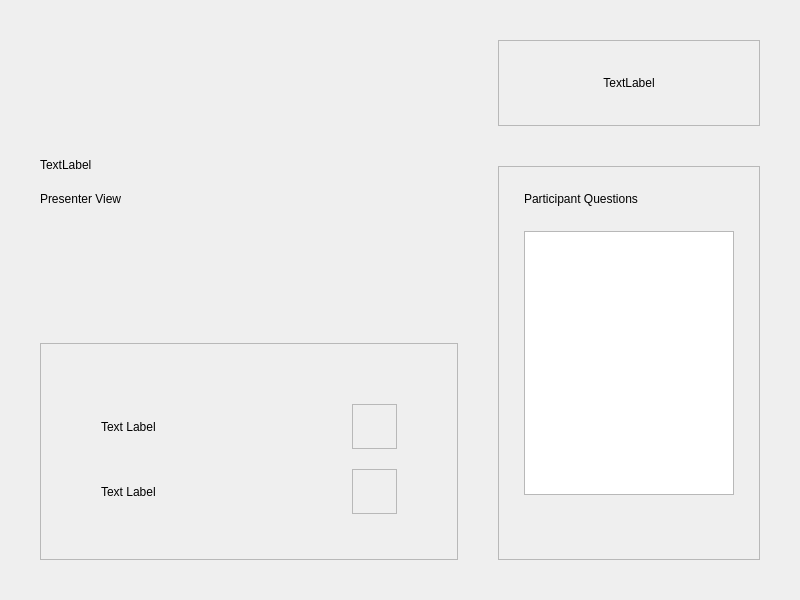
<?xml version="1.0" encoding="UTF-8"?>
<ui version="4.0">
 <class>MainWindow</class>
 <widget class="QMainWindow" name="MainWindow">
  <property name="geometry">
   <rect>
    <x>0</x>
    <y>0</y>
    <width>800</width>
    <height>600</height>
   </rect>
  </property>
  <property name="windowTitle">
   <string>MainWindow</string>
  </property>
  <widget class="QWidget" name="centralwidget">
   <layout class="QHBoxLayout" name="horizontalLayout" stretch="8,5">
    <property name="spacing">
     <number>40</number>
    </property>
    <property name="leftMargin">
     <number>40</number>
    </property>
    <property name="topMargin">
     <number>40</number>
    </property>
    <property name="rightMargin">
     <number>40</number>
    </property>
    <property name="bottomMargin">
     <number>40</number>
    </property>
    <item>
     <layout class="QVBoxLayout" name="left_plane" stretch="0,0,0">
      <property name="spacing">
       <number>20</number>
      </property>
      <item>
       <widget class="QLabel" name="title">
        <property name="text">
         <string>TextLabel</string>
        </property>
        <property name="alignment">
         <set>Qt::AlignBottom|Qt::AlignLeading|Qt::AlignLeft</set>
        </property>
       </widget>
      </item>
      <item>
       <widget class="QLabel" name="subtitle">
        <property name="text">
         <string>Presenter View</string>
        </property>
        <property name="alignment">
         <set>Qt::AlignLeading|Qt::AlignLeft|Qt::AlignTop</set>
        </property>
       </widget>
      </item>
      <item>
       <widget class="QFrame" name="chart_frame">
        <property name="frameShape">
         <enum>QFrame::StyledPanel</enum>
        </property>
        <property name="frameShadow">
         <enum>QFrame::Raised</enum>
        </property>
        <layout class="QGridLayout" name="gridLayout">
         <property name="leftMargin">
          <number>15</number>
         </property>
         <property name="topMargin">
          <number>15</number>
         </property>
         <property name="rightMargin">
          <number>15</number>
         </property>
         <property name="bottomMargin">
          <number>15</number>
         </property>
         <property name="verticalSpacing">
          <number>0</number>
         </property>
         <item row="1" column="0">
          <layout class="QGridLayout" name="legend" columnstretch="0,0">
           <property name="leftMargin">
            <number>45</number>
           </property>
           <property name="topMargin">
            <number>45</number>
           </property>
           <property name="rightMargin">
            <number>45</number>
           </property>
           <property name="bottomMargin">
            <number>30</number>
           </property>
           <property name="horizontalSpacing">
            <number>15</number>
           </property>
           <property name="verticalSpacing">
            <number>20</number>
           </property>
           <item row="0" column="0">
            <widget class="QLabel" name="legend_label_primary">
             <property name="text">
              <string>Text Label</string>
             </property>
             <property name="alignment">
              <set>Qt::AlignLeading|Qt::AlignLeft|Qt::AlignVCenter</set>
             </property>
            </widget>
           </item>
           <item row="0" column="1">
            <widget class="QFrame" name="legend_colour_primary">
             <property name="sizePolicy">
              <sizepolicy hsizetype="Fixed" vsizetype="Fixed">
               <horstretch>0</horstretch>
               <verstretch>0</verstretch>
              </sizepolicy>
             </property>
             <property name="minimumSize">
              <size>
               <width>45</width>
               <height>45</height>
              </size>
             </property>
             <property name="maximumSize">
              <size>
               <width>45</width>
               <height>45</height>
              </size>
             </property>
             <property name="frameShape">
              <enum>QFrame::StyledPanel</enum>
             </property>
             <property name="frameShadow">
              <enum>QFrame::Raised</enum>
             </property>
            </widget>
           </item>
           <item row="1" column="0">
            <widget class="QLabel" name="legend_label_secondary">
             <property name="text">
              <string>Text Label</string>
             </property>
             <property name="alignment">
              <set>Qt::AlignLeading|Qt::AlignLeft|Qt::AlignVCenter</set>
             </property>
            </widget>
           </item>
           <item row="1" column="1">
            <widget class="QFrame" name="legend_colour_secondary">
             <property name="sizePolicy">
              <sizepolicy hsizetype="Fixed" vsizetype="Fixed">
               <horstretch>0</horstretch>
               <verstretch>0</verstretch>
              </sizepolicy>
             </property>
             <property name="minimumSize">
              <size>
               <width>45</width>
               <height>45</height>
              </size>
             </property>
             <property name="maximumSize">
              <size>
               <width>45</width>
               <height>45</height>
              </size>
             </property>
             <property name="frameShape">
              <enum>QFrame::StyledPanel</enum>
             </property>
             <property name="frameShadow">
              <enum>QFrame::Raised</enum>
             </property>
            </widget>
           </item>
          </layout>
         </item>
        </layout>
       </widget>
      </item>
     </layout>
    </item>
    <item>
     <layout class="QVBoxLayout" name="right_plane" stretch="0,1">
      <property name="spacing">
       <number>40</number>
      </property>
      <item>
       <widget class="QFrame" name="slide_frame">
        <property name="frameShape">
         <enum>QFrame::StyledPanel</enum>
        </property>
        <property name="frameShadow">
         <enum>QFrame::Raised</enum>
        </property>
        <layout class="QVBoxLayout" name="verticalLayout_2">
         <property name="leftMargin">
          <number>35</number>
         </property>
         <property name="topMargin">
          <number>35</number>
         </property>
         <property name="rightMargin">
          <number>35</number>
         </property>
         <property name="bottomMargin">
          <number>35</number>
         </property>
         <item>
          <widget class="QLabel" name="slide">
           <property name="sizePolicy">
            <sizepolicy hsizetype="Expanding" vsizetype="Expanding">
             <horstretch>0</horstretch>
             <verstretch>0</verstretch>
            </sizepolicy>
           </property>
           <property name="maximumSize">
            <size>
             <width>640</width>
             <height>360</height>
            </size>
           </property>
           <property name="text">
            <string>TextLabel</string>
           </property>
           <property name="scaledContents">
            <bool>true</bool>
           </property>
           <property name="alignment">
            <set>Qt::AlignCenter</set>
           </property>
          </widget>
         </item>
        </layout>
       </widget>
      </item>
      <item>
       <widget class="QFrame" name="questions_frame">
        <property name="frameShape">
         <enum>QFrame::StyledPanel</enum>
        </property>
        <property name="frameShadow">
         <enum>QFrame::Raised</enum>
        </property>
        <layout class="QVBoxLayout" name="verticalLayout">
         <property name="spacing">
          <number>25</number>
         </property>
         <property name="leftMargin">
          <number>25</number>
         </property>
         <property name="topMargin">
          <number>25</number>
         </property>
         <property name="rightMargin">
          <number>25</number>
         </property>
         <property name="bottomMargin">
          <number>25</number>
         </property>
         <item>
          <widget class="QLabel" name="questions_title">
           <property name="text">
            <string>Participant Questions</string>
           </property>
          </widget>
         </item>
         <item>
          <widget class="QListWidget" name="questions_box">
           <property name="minimumSize">
            <size>
             <width>0</width>
             <height>90</height>
            </size>
           </property>
          </widget>
         </item>
         <item>
          <widget class="QLabel" name="questions_footer">
           <property name="text">
            <string/>
           </property>
          </widget>
         </item>
        </layout>
       </widget>
      </item>
     </layout>
    </item>
   </layout>
  </widget>
 </widget>
 <resources/>
 <connections/>
</ui>
